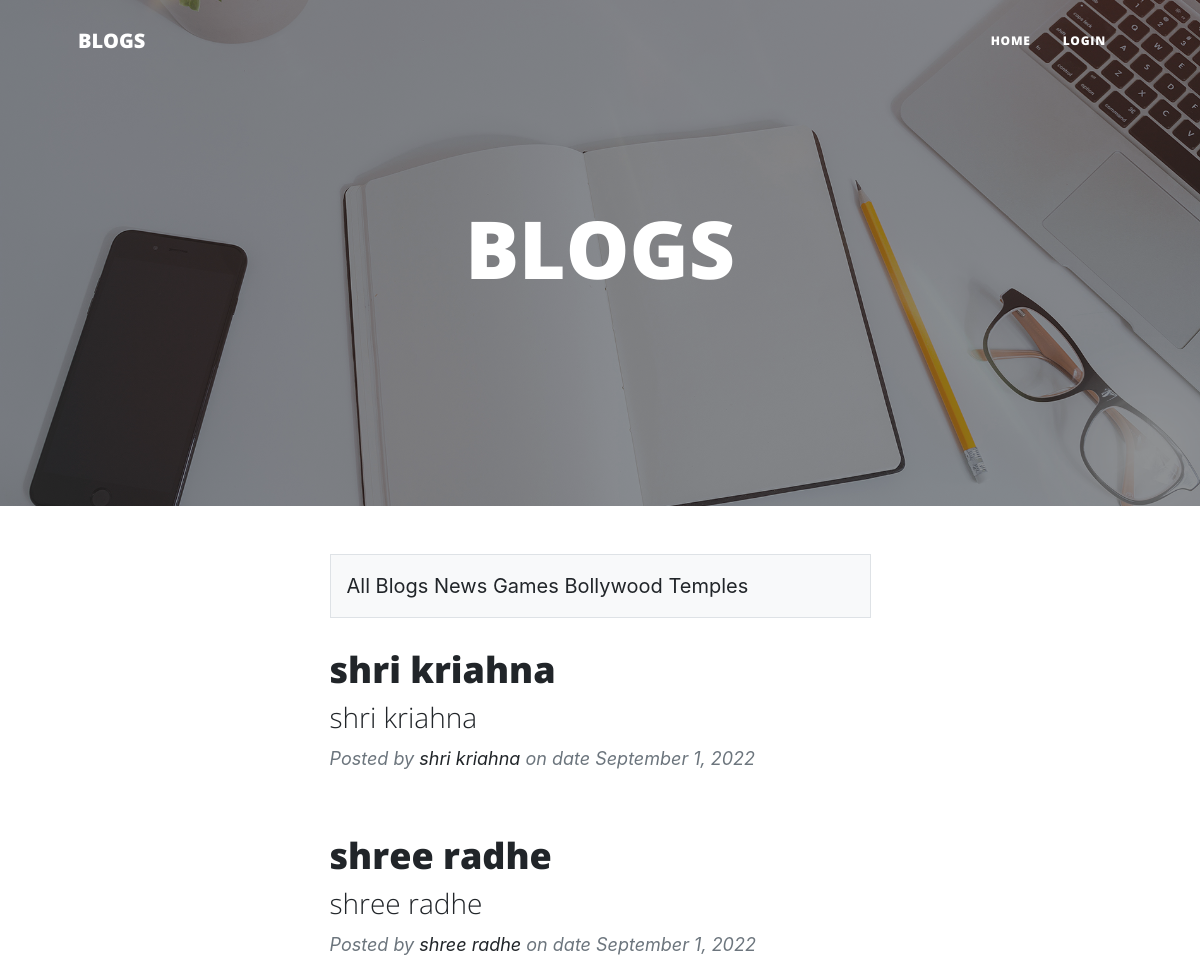
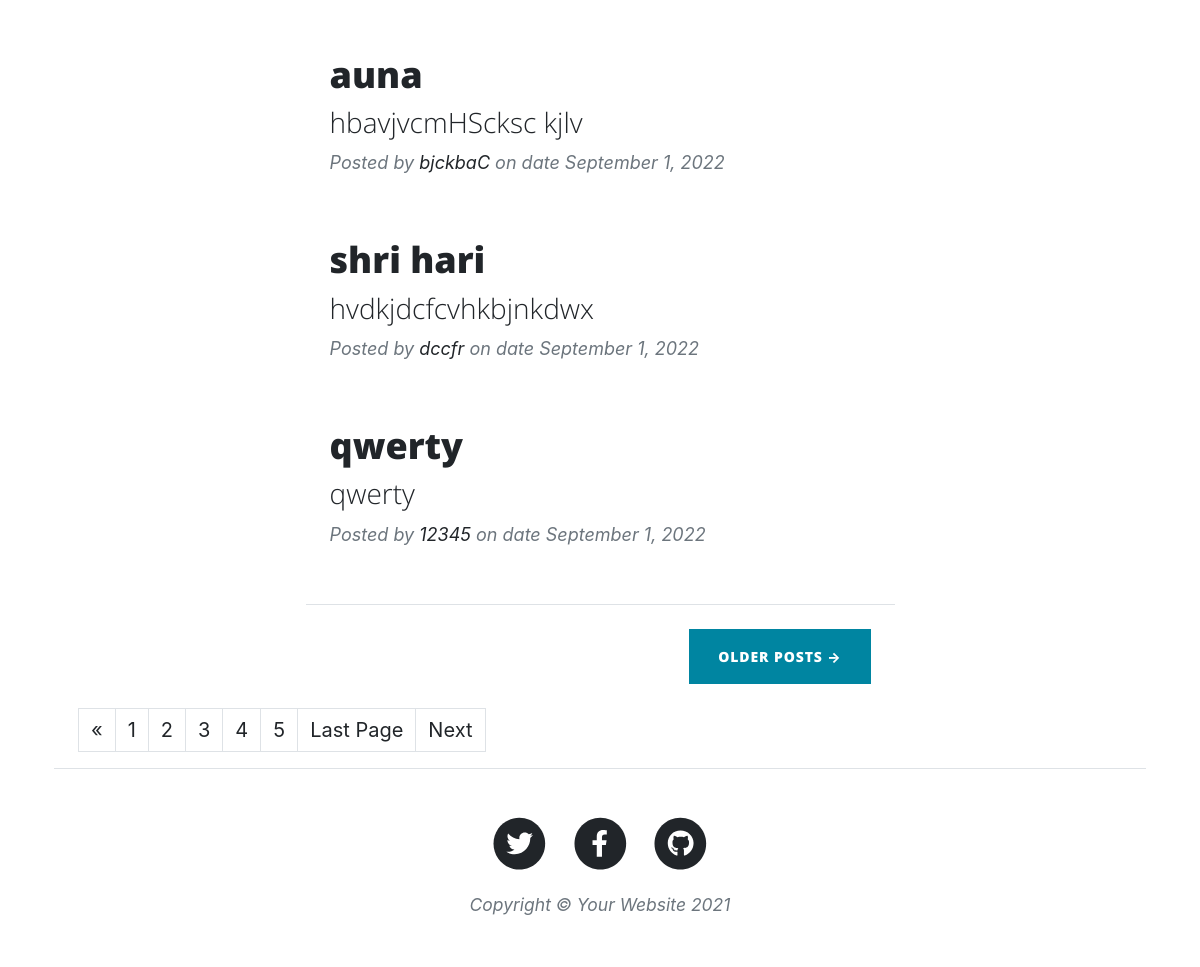
The page / on the database its author committed (2 pictures, top to bottom).
### newapp/models.py (models this page shows, shortened)
class Category(models.Model):
    Categoryname=models.CharField(max_length=200)
    @staticmethod
    def get_all_categories():
        return Category.objects.all()

class Blog(models.Model):
    user = models.ForeignKey(User,on_delete = models.CASCADE,null=True)
    category=models.ForeignKey(Category,on_delete=models.CASCADE,null=True)
    Title = models.CharField(max_length=250)
    Description= models.TextField()
    Image = models.ImageField(null=True,blank=True)
    Pub_date = models.DateTimeField('date published', auto_now_add=True)
    Author= models.CharField(max_length=50)

### newapp/views.py (the view)
# urls.py: path('',views.front,name="front"),
def front(request):
    blog= None
    blogfinalpage=None
    totalpage=None
    total=None
    categories = Category.get_all_categories()
    categoryID = request.GET.get('category')
    if categoryID:
        blog = Blog.get_all_Blog_by_id(categoryID)
        paginator = Paginator(blog, 5)
        page_number = request.GET.get('page')
        blogfinalpage = paginator.get_page(page_number)
        totalpage=blogfinalpage.paginator.num_pages
        total=[n+1 for n in range(totalpage)]
    else:
        blog = Blog.objects.all()
        blog = Blog.objects.all()
        paginator = Paginator(blog, 5)
        page_number = request.GET.get('page')
        blogfinalpage = paginator.get_page(page_number)
        totalpage=blogfinalpage.paginator.num_pages
        total=[n+1 for n in range(totalpage)]
    data = {}
    data['blog'] = blog
    data['categories'] = categories
    data['blog'] = blogfinalpage
    data['lastpage'] = totalpage
    data['totalpagelist'] = total
    return render(request,'front.html',data)

### templates/front.html (shortened to what this page needs)
{% extends 'base.html' %}
{% load static %}
{% block bgimage %} {% static 'assets/img/home-bg.jpg' %} {% endblock bgimage %}
{% block heading %}BLOGS{% endblock heading %}
{% block Bootstrap %}
BLOGS
{% endblock Bootstrap %}
{% block front %}
<div class="container px-4 px-lg-5">
    <div class="row gx-4 gx-lg-5 justify-content-center">
        <div class="col-md-10 col-lg-8 col-xl-7">
            <div class="container px-4">
                <div class="row gx-5">
                    <div class="col">
                        <div class="p-3 border bg-light ">
                            <a href="{% url 'front' %}">All Blogs</a>
                            {% for category in categories %}
                            <a href="/?category={{category.id}}">{{category.Categoryname}}</a>
                            {% endfor %}
                        </div>
                    </div>
                    {% if blog %}
                    {% for blog in blog %}
                    <div class="post-preview">
                        <a href="{% url 'fdepth' blog.id %}">
                            <h2 class="post-title">{{blog.Title}}</h2>
                            <h3 class="post-subtitle">{{blog.Description | truncatewords:30}}</h3>
                        </a>
                        <p class="post-meta">
                            Posted by
                            <a href="#!">{{blog.Author}}</a>
                            on date {{blog.Pub_date |date:"F j, Y" }}
                        </p>
                    </div>
                    {% endfor %}
                    {% endif %}
                    <hr class="my-4" />
                    <div class="d-flex justify-content-end mb-4"><a class="btn btn-primary text-uppercase"
                            href="#!">Older Posts →</a></div>
                </div>
            </div>
        </div>
        <nav aria-label="...">
            <ul class="pagination">
                <li class="page-item">
                    <a class="page-link" href="#" aria-label="Previous">
                        <span aria-hidden="true">&laquo;</span>
                    </a>
                </li>
                {% for n in totalpagelist %}
                <li class="page-item"><a class="page-link" href="/?page={{n}}">{{n}}</a></li>
                {% endfor %}
                {% if blog.has_next %}
                <li class="page-item"><a class="page-link" href="/?page={{lastpage}}">Last Page</a></li>
                <li class="page-item"><a class="page-link" href="/?page={{blog.next_page_number}}">Next</a></li>
                {% endif %}
            </ul>
        </nav>
        {% endblock front %}

### rows shown on the page
Category: Categoryname "News"
Category: Categoryname "Games"
Category: Categoryname "Bollywood"
Category: Categoryname "Temples"
Blog: Title "shri kriahna", Description "shri kriahna", Author "shri kriahna", Pub_date "September 1, 2022"
Blog: Title "shree radhe", Description "shree radhe", Author "shree radhe", Pub_date "September 1, 2022"
Blog: Title "auna", Description "hbavjvcmHScksc kjlv", Author "bjckbaC", Pub_date "September 1, 2022"
Blog: Title "shri hari", Description "hvdkjdcfcvhkbjnkdwx", Author "dccfr", Pub_date "September 1, 2022"
Blog: Title "qwerty", Description "qwerty", Author "12345", Pub_date "September 1, 2022"

### other values the page prints
{{ n }} "1" "2" "3" "4" "5"
